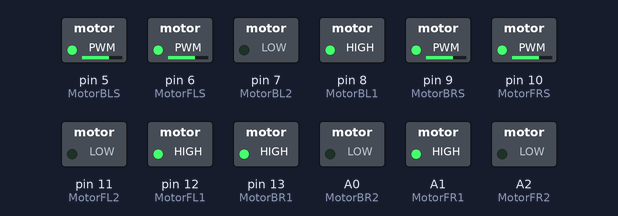
This sketch was run on a simulated Arduino Uno, built with avr-gcc and run on an emulated ATmega328P. Shown: switched loads named in the sketch (green lamp = pin HIGH).

Above: at 0.05 s.
At 9.95 s:
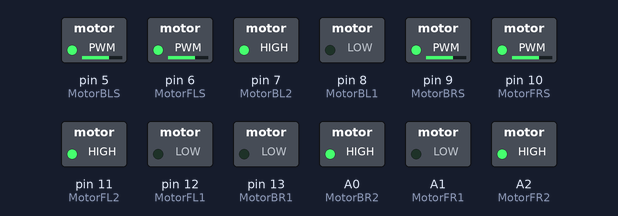
Timing chart, 0 to 11.5 s (numbered marks = the images above):
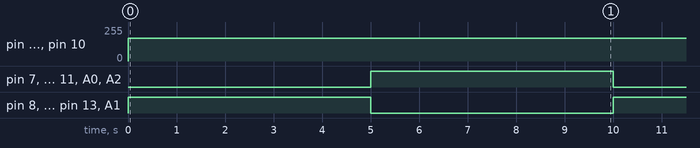

Measured:
- by itself, pin 5 (MotorBLS), pin 6 (MotorFLS), pin 9 (MotorBRS), pin 10 (MotorFRS): 0/255 → 170/255 at 0.00 s
- by itself, pin 7 (MotorBL2), pin 8 (MotorBL1), pin 11 (MotorFL2), pin 12 (MotorFL1), pin 13 (MotorBR1), A0 (MotorBR2), A1 (MotorFR1), A2 (MotorFR2): alternates HIGH for 5.0 s and LOW for 5.0 s

The sketch:

L6_Movement_functions.ino
```cpp
/*
  Lesson 6
  Mission 3
*/
#define MotorBLS 5 //back left motor PWM pin
#define MotorFLS 6 //front left motor PWM pin
#define MotorBRS 9 //back righ motor PWM pin
#define MotorFRS 10//front right motor PWM pin
#define MotorBL1 8 //back left motor pin 1
#define MotorBL2 7 //back left motor pin 2
#define MotorFL1 12//front left motor pin 1
#define MotorFL2 11//front left motor pin 2
#define MotorBR1 13//back right motor pin 1
#define MotorBR2 A0//back right motor pin 2
#define MotorFR1 A1//front right motor pin 1
#define MotorFR2 A2//front right motor pin 2


int speed =170;


void begin ()
{

  pinMode(MotorBLS, OUTPUT); //back left motor PWM pin
  pinMode(MotorFLS, OUTPUT);//front left motor PWM pin
  pinMode(MotorBRS, OUTPUT); //back righ motor PWM pin
  pinMode(MotorFRS, OUTPUT);//front right motor PWM pin


  //defining motors directions pin
  pinMode(MotorBL1, OUTPUT);//back left motor pin 1
  pinMode(MotorBL2, OUTPUT);//back left motor pin 2

  pinMode(MotorFL1, OUTPUT);//front left motor pin 1
  pinMode(MotorFL2, OUTPUT);//front left motor pin 2

  pinMode(MotorBR1, OUTPUT);//back right motor pin 1
  pinMode(MotorBR2, OUTPUT);//back right motor pin 2

  pinMode(MotorFR1, OUTPUT);//front right motor pin 1
  pinMode(MotorFR2, OUTPUT);//front right motor pin 2
}

void Stop ()
{
  ///////////stop///////////
  //front left motor
  digitalWrite(MotorFL1, LOW);
  digitalWrite(MotorFL2, LOW);
  //back right motor
  digitalWrite(MotorBR1, LOW);
  digitalWrite(MotorBR2, LOW);
  //front right motor
  digitalWrite(MotorFR1, LOW);
  digitalWrite(MotorFR2, LOW);
  //back left motor
  digitalWrite(MotorBL1, LOW);
  digitalWrite(MotorBL2, LOW);
}

void Forward (int speed)
{
  //setting motors speeds to 0/255
  analogWrite(MotorBLS, speed);
  analogWrite(MotorFLS, speed);
  analogWrite(MotorBRS, speed);
  analogWrite(MotorFRS, speed);

  ////////forward///////////
  //front left motor
  digitalWrite(MotorFL1, HIGH);
  digitalWrite(MotorFL2, LOW);
  //back right motor
  digitalWrite(MotorBR1, HIGH);
  digitalWrite(MotorBR2, LOW);
  //front right motor
  digitalWrite(MotorFR1, HIGH);
  digitalWrite(MotorFR2, LOW);
  //back left motor
  digitalWrite(MotorBL1, HIGH);
  digitalWrite(MotorBL2, LOW);
}

void Backward (int speed)
{
  //setting motors speeds to 0/255
  analogWrite(MotorBLS, speed);
  analogWrite(MotorFLS, speed);
  analogWrite(MotorBRS, speed);
  analogWrite(MotorFRS, speed);

  ////////backward///////////
  //front left motor
  digitalWrite(MotorFL1, LOW);
  digitalWrite(MotorFL2, HIGH);
  //back right motor
  digitalWrite(MotorBR1, LOW);
  digitalWrite(MotorBR2, HIGH);
  //front right motor
  digitalWrite(MotorFR1, LOW);
  digitalWrite(MotorFR2, HIGH);
  //back left motor
  digitalWrite(MotorBL1, LOW);
  digitalWrite(MotorBL2, HIGH);
}

void rotateLeft (int speed)
{
  //setting motors speeds to 0/255
  analogWrite(MotorBLS,speed);
  analogWrite(MotorFLS,speed);
  analogWrite(MotorBRS,speed);
  analogWrite(MotorFRS,speed);

  //Back left motor backward
  digitalWrite(MotorBL1,LOW);
  digitalWrite(MotorBL2,HIGH);
  //front left motor backward
  digitalWrite(MotorFL1,LOW);
  digitalWrite(MotorFL2,HIGH);
  //front right motor forward
  digitalWrite(MotorBR1,HIGH);
  digitalWrite(MotorBR2,LOW);
  //front right motor forward
  digitalWrite(MotorFR1,HIGH);
  digitalWrite(MotorFR2,LOW);

}
void rotateRight (int speed)
{
  //setting motors speeds to 0/255
  analogWrite(MotorBLS,speed);
  analogWrite(MotorFLS,speed);
  analogWrite(MotorBRS,speed);
  analogWrite(MotorFRS,speed);

  digitalWrite(MotorBL1,1);
  digitalWrite(MotorBL2,0);
  digitalWrite(MotorFL1,1);
  digitalWrite(MotorFL2,0);
  digitalWrite(MotorBR1,0);
  digitalWrite(MotorBR2,1);
  digitalWrite(MotorFR1,0);
  digitalWrite(MotorFR2,1);

}

void setup() {
  // put your setup code here, to run once:
  begin();

}

void loop() {
  // put your main code here, to run repeatedly:
  Forward(speed);
  delay(5000);
  Stop();
  Backward(speed);
  delay(5000);
  Stop();


}
```
